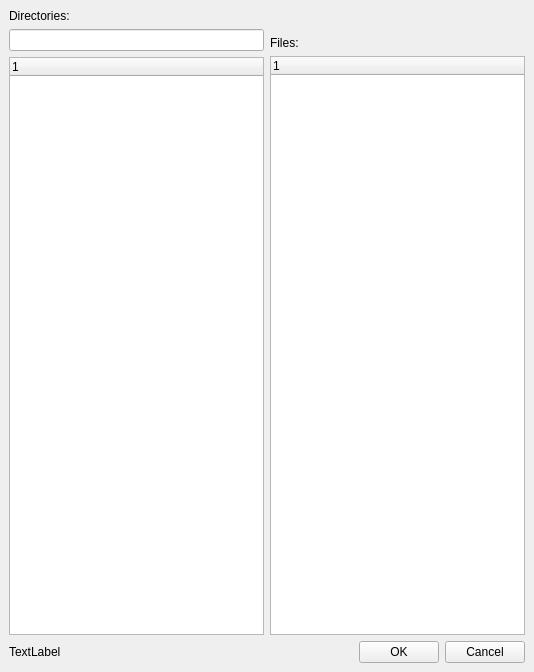
<?xml version="1.0" encoding="UTF-8"?>
<ui version="4.0">
 <class>MainWindow</class>
 <widget class="QMainWindow" name="MainWindow">
  <property name="geometry">
   <rect>
    <x>0</x>
    <y>0</y>
    <width>534</width>
    <height>672</height>
   </rect>
  </property>
  <property name="windowTitle">
   <string>MainWindow</string>
  </property>
  <widget class="QWidget" name="centralwidget">
   <layout class="QHBoxLayout" name="horizontalLayout">
    <item>
     <layout class="QVBoxLayout" name="verticalLayout_6">
      <item>
       <layout class="QHBoxLayout" name="horizontalLayout_6">
        <item>
         <layout class="QVBoxLayout" name="verticalLayout_2">
          <item>
           <widget class="QLabel" name="label_2">
            <property name="text">
             <string>Directories:</string>
            </property>
           </widget>
          </item>
          <item>
           <widget class="QLineEdit" name="path_le"/>
          </item>
          <item>
           <widget class="QTreeWidget" name="path_tree">
            <column>
             <property name="text">
              <string notr="true">1</string>
             </property>
            </column>
           </widget>
          </item>
         </layout>
        </item>
        <item>
         <layout class="QVBoxLayout" name="verticalLayout">
          <item>
           <widget class="QWidget" name="widget" native="true"/>
          </item>
          <item>
           <widget class="QWidget" name="widget_2" native="true">
            <property name="minimumSize">
             <size>
              <width>0</width>
              <height>15</height>
             </size>
            </property>
           </widget>
          </item>
          <item>
           <widget class="QLabel" name="label">
            <property name="text">
             <string>Files:</string>
            </property>
           </widget>
          </item>
          <item>
           <widget class="QTreeWidget" name="file_tree">
            <column>
             <property name="text">
              <string notr="true">1</string>
             </property>
            </column>
           </widget>
          </item>
         </layout>
        </item>
       </layout>
      </item>
      <item>
       <layout class="QHBoxLayout" name="horizontalLayout_7">
        <item>
         <widget class="QLabel" name="monitor_le">
          <property name="sizePolicy">
           <sizepolicy hsizetype="Expanding" vsizetype="Preferred">
            <horstretch>0</horstretch>
            <verstretch>0</verstretch>
           </sizepolicy>
          </property>
          <property name="text">
           <string>TextLabel</string>
          </property>
         </widget>
        </item>
        <item>
         <widget class="QPushButton" name="ok_btn">
          <property name="text">
           <string>OK</string>
          </property>
         </widget>
        </item>
        <item>
         <widget class="QPushButton" name="canc_btn">
          <property name="text">
           <string>Cancel</string>
          </property>
         </widget>
        </item>
       </layout>
      </item>
     </layout>
    </item>
   </layout>
  </widget>
  <widget class="QMenuBar" name="menubar">
   <property name="geometry">
    <rect>
     <x>0</x>
     <y>0</y>
     <width>534</width>
     <height>22</height>
    </rect>
   </property>
  </widget>
 </widget>
 <resources/>
 <connections/>
</ui>
